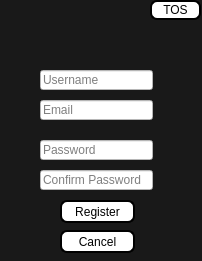
<?xml version="1.0" encoding="UTF-8"?>
<ui version="4.0">
 <class>Registerform</class>
 <widget class="QWidget" name="Registerform">
  <property name="geometry">
   <rect>
    <x>0</x>
    <y>0</y>
    <width>202</width>
    <height>261</height>
   </rect>
  </property>
  <property name="windowTitle">
   <string>Register</string>
  </property>
  <property name="autoFillBackground">
   <bool>false</bool>
  </property>
  <property name="styleSheet">
   <string notr="true">background-color: rgb(25, 25, 25);</string>
  </property>
  <widget class="QLineEdit" name="username">
   <property name="geometry">
    <rect>
     <x>40</x>
     <y>70</y>
     <width>113</width>
     <height>20</height>
    </rect>
   </property>
   <property name="styleSheet">
    <string notr="true">
background-color: rgb(255, 255, 255);</string>
   </property>
   <property name="placeholderText">
    <string>Username</string>
   </property>
  </widget>
  <widget class="QLineEdit" name="email">
   <property name="geometry">
    <rect>
     <x>40</x>
     <y>100</y>
     <width>113</width>
     <height>20</height>
    </rect>
   </property>
   <property name="styleSheet">
    <string notr="true">background-color: rgb(255, 255, 255);</string>
   </property>
   <property name="placeholderText">
    <string>Email</string>
   </property>
  </widget>
  <widget class="QLineEdit" name="confirmpass">
   <property name="geometry">
    <rect>
     <x>40</x>
     <y>170</y>
     <width>113</width>
     <height>20</height>
    </rect>
   </property>
   <property name="styleSheet">
    <string notr="true">background-color: rgb(255, 255, 255);</string>
   </property>
   <property name="placeholderText">
    <string>Confirm Password</string>
   </property>
  </widget>
  <widget class="QLineEdit" name="password">
   <property name="geometry">
    <rect>
     <x>40</x>
     <y>140</y>
     <width>113</width>
     <height>20</height>
    </rect>
   </property>
   <property name="styleSheet">
    <string notr="true">background-color: rgb(255, 255, 255);</string>
   </property>
   <property name="placeholderText">
    <string>Password</string>
   </property>
  </widget>
  <widget class="QPushButton" name="Register">
   <property name="geometry">
    <rect>
     <x>60</x>
     <y>200</y>
     <width>75</width>
     <height>23</height>
    </rect>
   </property>
   <property name="styleSheet">
    <string notr="true">
color: rgb(0,0,0);
background-color: rgb(255,255,255);
font: 8pt &quot;Leelawadee&quot;;

border-style: outset;
border-width: 2px;
border-radius: 7px;</string>
   </property>
   <property name="text">
    <string>Register</string>
   </property>
   <property name="autoDefault">
    <bool>false</bool>
   </property>
   <property name="default">
    <bool>true</bool>
   </property>
   <property name="flat">
    <bool>false</bool>
   </property>
  </widget>
  <widget class="QPushButton" name="Cancel">
   <property name="geometry">
    <rect>
     <x>60</x>
     <y>230</y>
     <width>75</width>
     <height>23</height>
    </rect>
   </property>
   <property name="styleSheet">
    <string notr="true">
color: rgb(0,0,0);
background-color: rgb(255,255,255);
font: 8pt &quot;Leelawadee&quot;;

border-style: outset;
border-width: 2px;
border-radius: 7px;</string>
   </property>
   <property name="text">
    <string>Cancel</string>
   </property>
   <property name="default">
    <bool>true</bool>
   </property>
   <property name="flat">
    <bool>false</bool>
   </property>
  </widget>
  <widget class="QPushButton" name="TOSbutton">
   <property name="geometry">
    <rect>
     <x>150</x>
     <y>0</y>
     <width>51</width>
     <height>20</height>
    </rect>
   </property>
   <property name="styleSheet">
    <string notr="true">color: rgb(0,0,0);
background-color: rgb(255,255,255);
font: 8pt &quot;Leelawadee&quot;;

border-style: outset;
border-width: 2px;
border-radius: 7px;</string>
   </property>
   <property name="text">
    <string>TOS</string>
   </property>
   <property name="default">
    <bool>true</bool>
   </property>
  </widget>
  <widget class="QLabel" name="label">
   <property name="geometry">
    <rect>
     <x>70</x>
     <y>10</y>
     <width>51</width>
     <height>51</height>
    </rect>
   </property>
   <property name="text">
    <string/>
   </property>
   <property name="pixmap">
    <pixmap>../../../Downloads/LOGO.jpg</pixmap>
   </property>
   <property name="scaledContents">
    <bool>true</bool>
   </property>
  </widget>
 </widget>
 <resources/>
 <connections/>
</ui>
